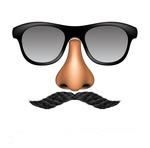
//> input picture images/5.jpg, 150 x 148 px, given in place of the camera
$ ./main   (built with g++ and OpenCV 4)
//> lines starting //> are read from the running program, lines starting //| are printed output that depends on the picture; after the words box and inside, x2 and y2 are one past the last pixel; in counts of white or black regions, pixels touching at a corner belong together
//good demonstration of contours discovered with canny

#include "opencv2/imgproc/imgproc.hpp"
#include "opencv2/highgui/highgui.hpp"
#include <stdlib.h>
#include <stdio.h>

using namespace cv;

/// Global variables

Mat src, src_gray;
Mat dst, detected_edges;

int edgeThresh = 1;
int lowThreshold;
int const max_lowThreshold = 100;
int ratio = 3;
int kernel_size = 3;
char* window_name = "Edge Map";


/**
* @function CannyThreshold
* @brief Trackbar callback - Canny thresholds input with a ratio 1:3
*/
void CannyThreshold(int, void*)
{
	/// Reduce noise with a kernel 3x3
	blur(src_gray, detected_edges, Size(3, 3));

	/// Canny detector
	Canny(detected_edges, detected_edges, lowThreshold, lowThreshold*ratio, kernel_size);

	/// Using Canny's output as a mask, we display our result
	dst = Scalar::all(0);

	src.copyTo(dst, detected_edges);
	imshow(window_name, dst);
}


/** @function main */
int main(int argc, char** argv)
{
	VideoCapture my_capture;

	//open the img device
	my_capture.open(0);

	while (1)
	{
		my_capture >> src;
//> src is the input picture: 148 rows x 150 cols, CV_8UC3; mean B, G, R 210.5, 212.5, 215.7
		/// Create a matrix of the same type and size as src (for dst)
		dst.create(src.size(), src.type());

		/// Convert the image to grayscale
		cvtColor(src, src_gray, CV_BGR2GRAY);
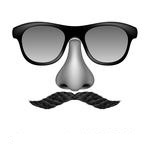
//> src_gray: 148 rows x 150 cols, CV_8UC1; min 0, max 255, mean 213.3

		/// Create a window
		namedWindow(window_name, CV_WINDOW_AUTOSIZE);

		/// Create a Trackbar for user to enter threshold
		createTrackbar("Min Threshold:", window_name, &lowThreshold, max_lowThreshold, CannyThreshold);

		/// Show the image
		CannyThreshold(0, 0);
//> in CannyThreshold, `blur(src_gray, detected_edges, Size(3, 3));`:
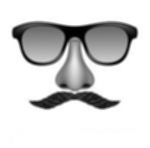
//> detected_edges: 148 rows x 150 cols, CV_8UC1; min 1, max 255, mean 213.3
//> in CannyThreshold, `Canny(detected_edges, detected_edges, lowThreshold, lowThreshold*ratio..`:
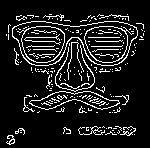
//> detected_edges: 148 rows x 150 cols, CV_8UC1; 11.4% white in thin lines or dots, all inside (x1, y1, x2, y2) = (6, 14, 145, 145)
//> in CannyThreshold, `src.copyTo(dst, detected_edges);`:
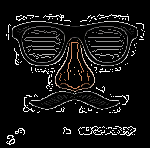
//> dst: 148 rows x 150 cols, CV_8UC3; mean B, G, R 18.7, 19.1, 19.7

		/// Wait until user exit program by pressing a key
		waitKey(30);
	}

	return 0;
}

$ run again, on images/HappyFish.jpg
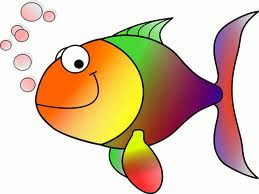
//> input picture images/HappyFish.jpg, 259 x 194 px, given in place of the camera
//> src is the input picture: 194 rows x 259 cols, CV_8UC3; mean B, G, R 170.8, 196.4, 219.3
//> in CannyThreshold, `Canny(detected_edges, detected_edges, lowThreshold, lowThreshold*ratio..`:
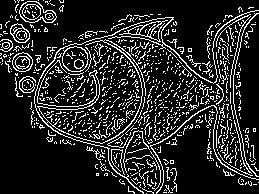
//> detected_edges: 194 rows x 259 cols, CV_8UC1; 15.5% white in thin lines or dots
//> in CannyThreshold, `src.copyTo(dst, detected_edges);`:
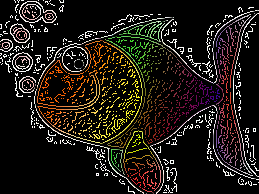
//> dst: 194 rows x 259 cols, CV_8UC3; mean B, G, R 21.8, 27.2, 32.1
